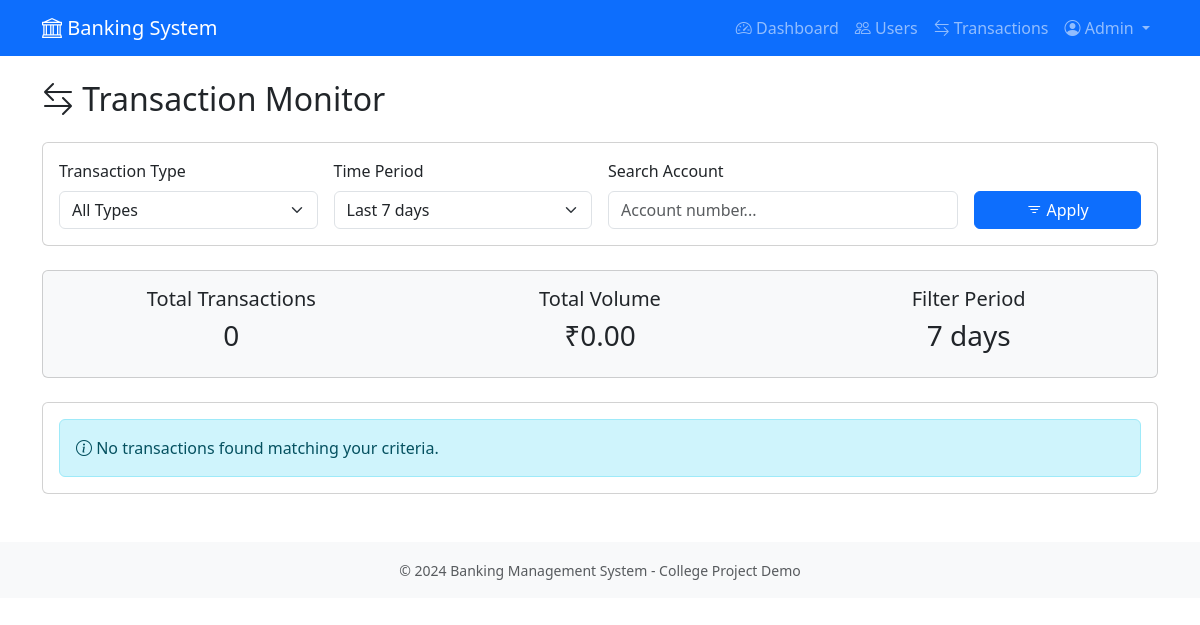
Before: /admin/transactions (signed in) with the older database file.
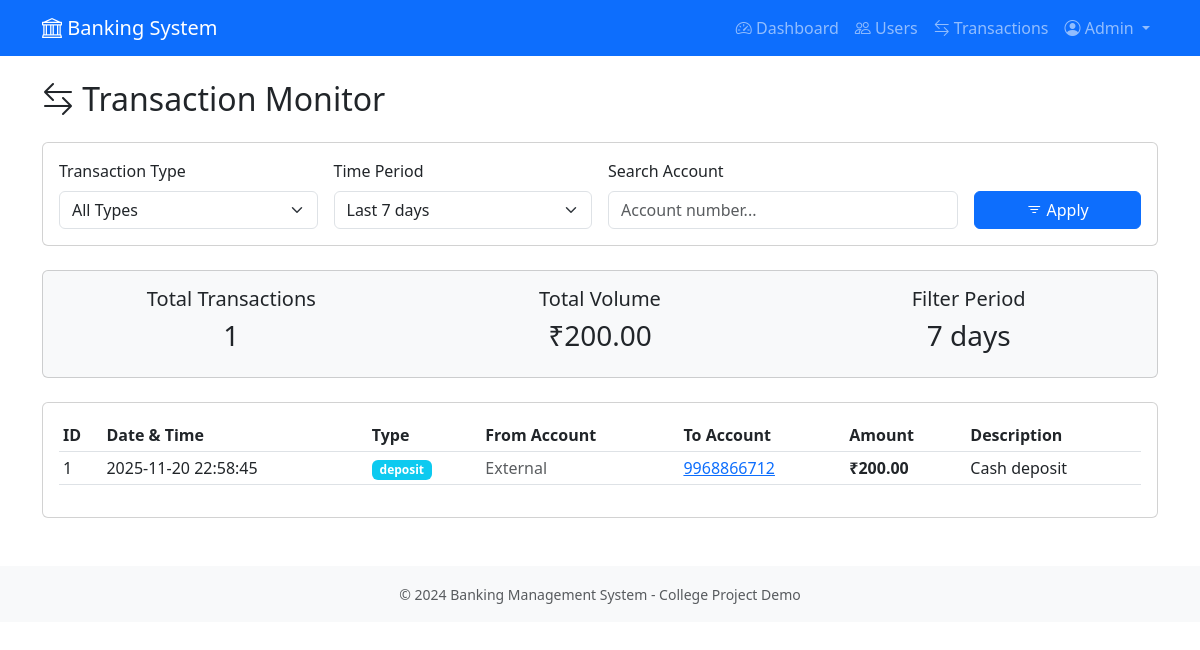
After: the same page with the newer database file.
### app/models.py (models this page shows, shortened)
class Transaction(db.Model):
    __tablename__ = 'transactions'
    id = db.Column(db.Integer, primary_key=True)
    from_account_id = db.Column(db.Integer, db.ForeignKey('accounts.id'), nullable=True, index=True)
    to_account_id = db.Column(db.Integer, db.ForeignKey('accounts.id'), nullable=True, index=True)
    amount = db.Column(db.Integer, nullable=False)  # Stored in cents
    transaction_type = db.Column(db.String(20), nullable=False)  # 'transfer', 'deposit', 'withdrawal'
    description = db.Column(db.String(255), nullable=True)
    timestamp = db.Column(db.DateTime, default=get_ist_now, nullable=False, index=True)
    def get_amount(self):
        return self.amount / 100.0

class Account(db.Model):
    __tablename__ = 'accounts'
    id = db.Column(db.Integer, primary_key=True)
    user_id = db.Column(db.Integer, db.ForeignKey('users.id'), nullable=False, index=True)
    account_number = db.Column(db.String(20), unique=True, nullable=False, index=True)
    account_type = db.Column(db.String(20), nullable=False)  # 'checking' or 'savings'
    balance = db.Column(db.Integer, default=0, nullable=False)  # Stored in cents
    is_frozen = db.Column(db.Boolean, default=False, nullable=False)
    created_at = db.Column(db.DateTime, default=get_ist_now, nullable=False)
    transactions_sent = db.relationship(
        'Transaction',
        foreign_keys='Transaction.from_account_id',
        backref='source_account',
        lazy='dynamic'
    )
    transactions_received = db.relationship(
        'Transaction',
        foreign_keys='Transaction.to_account_id',
        backref='destination_account',
        lazy='dynamic'
    )

### app/routes/admin_routes.py (the view, shortened to what this page needs)
@bp.route('/transactions')
@login_required
@admin_required
def transactions():
    transaction_type = request.args.get('type', 'all')  # 'all', 'transfer', 'deposit', 'withdrawal'
    date_filter = request.args.get('date', '7')  # Days to look back (7, 30, 90, 'all')
    search_query = request.args.get('search', '').strip()  # Search by account number
    page = request.args.get('page', 1, type=int)
    per_page = 50
    query = Transaction.query
    if transaction_type != 'all':
        query = query.filter_by(transaction_type=transaction_type)
    if date_filter != 'all':
        days_back = int(date_filter)
        cutoff_date = (datetime.utcnow() + timedelta(hours=5, minutes=30)) - timedelta(days=days_back)
        query = query.filter(Transaction.timestamp >= cutoff_date)
    query = query.order_by(desc(Transaction.timestamp))
    pagination = query.paginate(page=page, per_page=per_page, error_out=False)
    transactions_list = pagination.items
    if date_filter != 'all':
        days_back = int(date_filter)
        cutoff_date = (datetime.utcnow() + timedelta(hours=5, minutes=30)) - timedelta(days=days_back)
        volume_query = db.session.query(func.sum(Transaction.amount)).filter(
            Transaction.timestamp >= cutoff_date
        )
    else:
        volume_query = db.session.query(func.sum(Transaction.amount))
    if transaction_type != 'all':
        volume_query = volume_query.filter_by(transaction_type=transaction_type)
    total_volume_cents = volume_query.scalar() or 0
    total_volume = total_volume_cents / 100.0
    return render_template(
        'admin/transactions.html',
        title='Transactions Monitor',
        transactions=transactions_list,
        pagination=pagination,
        transaction_type=transaction_type,
        date_filter=date_filter,
        search_query=search_query,
        total_volume=total_volume
    )

### app/routes/admin_routes.py (called while the page is built)
def admin_required(f):
    @wraps(f)
    def decorated_function(*args, **kwargs):
        if not current_user.is_authenticated:
            flash('Please log in to access this page.', 'warning')
            return redirect(url_for('auth.admin_login'))
        if not isinstance(current_user, Admin):
            flash('Access denied. Admin privileges required.', 'danger')
            abort(403)  # Forbidden
        return f(*args, **kwargs)
    return decorated_function

### app/templates/admin/transactions.html (shortened to what the changed rows need)
{% extends "layout.html" %}
{% block content %}
<h2 class="mb-4">
    <i class="bi bi-arrow-left-right"></i> Transaction Monitor
</h2>
<div class="card mb-4 bg-light">
    <div class="card-body">
        <div class="row text-center">
            <div class="col-md-4">
                <h5>Total Transactions</h5>
                <h3>{{ transactions|length }}</h3>
            </div>
            <div class="col-md-4">
                <h5>Total Volume</h5>
                <h3>₹{{ "%.2f"|format(total_volume) }}</h3>
            </div>
        </div>
    </div>
</div>
<div class="card">
    <div class="card-body">
        {% if transactions %}
            <div class="table-responsive">
                <table class="table table-hover table-sm">
                    <thead>
                        <tr>
                            <th>ID</th>
                            <th>Date & Time</th>
                            <th>Type</th>
                            <th>From Account</th>
                            <th>To Account</th>
                            <th>Amount</th>
                            <th>Description</th>
                        </tr>
                    </thead>
                    <tbody>
                        {% for transaction in transactions %}
                        <tr>
                            <td>{{ transaction.id }}</td>
                            <td>{{ transaction.timestamp.strftime('%Y-%m-%d %H:%M:%S') }}</td>
                            <td>
                                <span class="badge bg-info">{{ transaction.transaction_type }}</span>
                            </td>
                            <td>
                                {% if transaction.source_account %}
                                    <a href="{{ url_for('admin.user_details', user_id=transaction.source_account.user_id) }}">
                                        {{ transaction.source_account.account_number }}
                                    </a>
                                {% else %}
                                    <span class="text-muted">External</span>
                                {% endif %}
                            </td>
                            <td>
                                {% if transaction.destination_account %}
                                    <a href="{{ url_for('admin.user_details', user_id=transaction.destination_account.user_id) }}">
                                        {{ transaction.destination_account.account_number }}
                                    </a>
                                {% else %}
                                    <span class="text-muted">External</span>
                                {% endif %}
                            </td>
                            <td><strong>₹{{ "%.2f"|format(transaction.get_amount()) }}</strong></td>
                            <td>{{ transaction.description or 'N/A' }}</td>
                        </tr>
                        {% endfor %}
                    </tbody>
                </table>
            </div>
        {% else %}
            <div class="alert alert-info mb-0">
                <i class="bi bi-info-circle"></i> No transactions found matching your criteria.
            </div>
        {% endif %}
    </div>
</div>
{% endblock %}

Changed rows visible on the page:
now on this page (row edited): Transaction: get_amount "200.00"
Other visible differences:
{{ transactions|length }}: "0" → "1"
{{ "%.2f"|format(total_volume) }}: "0.00" → "200.00"
text no longer shown: "No transactions found matching your criteria."
text now shown: "ID Date & Time Type From Account To Account Amount Description"
